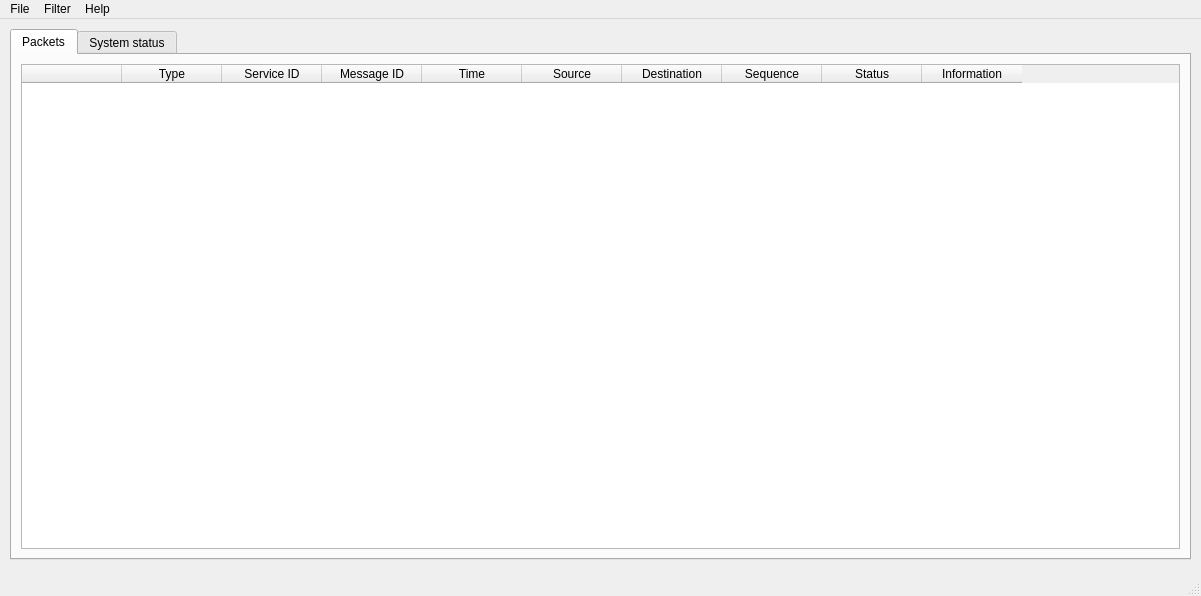
<?xml version="1.0" encoding="UTF-8"?>
<ui version="4.0">
 <class>MainView</class>
 <widget class="QMainWindow" name="MainView">
  <property name="geometry">
   <rect>
    <x>0</x>
    <y>0</y>
    <width>1201</width>
    <height>596</height>
   </rect>
  </property>
  <property name="windowTitle">
   <string>Application</string>
  </property>
  <widget class="QWidget" name="centralwidget">
   <widget class="QLabel" name="label">
    <property name="geometry">
     <rect>
      <x>1140</x>
      <y>0</y>
      <width>51</width>
      <height>31</height>
     </rect>
    </property>
    <property name="text">
     <string>&lt;html&gt;&lt;head/&gt;&lt;body&gt;&lt;p&gt;&lt;img src=&quot;Views/Views_Ui/images/logo_gmv.svg&quot; width=&quot;125&quot; height=&quot;70&quot;/&gt;&lt;/p&gt;&lt;/body&gt;&lt;/html&gt;</string>
    </property>
    <property name="scaledContents">
     <bool>true</bool>
    </property>
   </widget>
   <widget class="QTabWidget" name="tabWidget">
    <property name="geometry">
     <rect>
      <x>10</x>
      <y>10</y>
      <width>1181</width>
      <height>531</height>
     </rect>
    </property>
    <property name="currentIndex">
     <number>0</number>
    </property>
    <widget class="QWidget" name="packetTab">
     <attribute name="title">
      <string>Packets</string>
     </attribute>
     <layout class="QGridLayout" name="gridLayout">
      <item row="0" column="0">
       <widget class="QTableWidget" name="packagesTable">
        <column>
         <property name="text">
          <string/>
         </property>
        </column>
        <column>
         <property name="text">
          <string>Type</string>
         </property>
        </column>
        <column>
         <property name="text">
          <string>Service ID</string>
         </property>
        </column>
        <column>
         <property name="text">
          <string>Message ID</string>
         </property>
        </column>
        <column>
         <property name="text">
          <string>Time</string>
         </property>
        </column>
        <column>
         <property name="text">
          <string>Source</string>
         </property>
        </column>
        <column>
         <property name="text">
          <string>Destination</string>
         </property>
        </column>
        <column>
         <property name="text">
          <string>Sequence</string>
         </property>
        </column>
        <column>
         <property name="text">
          <string>Status</string>
         </property>
        </column>
        <column>
         <property name="text">
          <string>Information</string>
         </property>
        </column>
       </widget>
      </item>
     </layout>
    </widget>
    <widget class="QWidget" name="statusTab">
     <attribute name="title">
      <string>System status</string>
     </attribute>
     <widget class="QListWidget" name="paramsList">
      <property name="geometry">
       <rect>
        <x>10</x>
        <y>60</y>
        <width>361</width>
        <height>431</height>
       </rect>
      </property>
     </widget>
     <widget class="QLabel" name="spacecraftTimeLbl">
      <property name="geometry">
       <rect>
        <x>10</x>
        <y>10</y>
        <width>121</width>
        <height>17</height>
       </rect>
      </property>
      <property name="text">
       <string>SpacecraftTime:</string>
      </property>
     </widget>
     <widget class="QLabel" name="label_4">
      <property name="geometry">
       <rect>
        <x>10</x>
        <y>40</y>
        <width>141</width>
        <height>17</height>
       </rect>
      </property>
      <property name="text">
       <string>System parameters</string>
      </property>
     </widget>
    </widget>
   </widget>
  </widget>
  <widget class="QMenuBar" name="menubar">
   <property name="geometry">
    <rect>
     <x>0</x>
     <y>0</y>
     <width>1201</width>
     <height>25</height>
    </rect>
   </property>
   <widget class="QMenu" name="menuFile">
    <property name="title">
     <string>File</string>
    </property>
    <addaction name="actionSave_as"/>
    <addaction name="actionLoad"/>
    <addaction name="separator"/>
    <addaction name="actionCreate_TC"/>
   </widget>
   <widget class="QMenu" name="menuHelp">
    <property name="title">
     <string>Help</string>
    </property>
    <addaction name="actionAbout_GMV"/>
   </widget>
   <widget class="QMenu" name="menuFilter">
    <property name="title">
     <string>Filter</string>
    </property>
    <addaction name="actionCreate_filter"/>
    <addaction name="actionDelete_filter"/>
   </widget>
   <addaction name="menuFile"/>
   <addaction name="menuFilter"/>
   <addaction name="menuHelp"/>
  </widget>
  <widget class="QStatusBar" name="statusbar"/>
  <action name="actionNew_connection">
   <property name="text">
    <string>New connection</string>
   </property>
  </action>
  <action name="actionSave_as">
   <property name="text">
    <string>Save as ...</string>
   </property>
  </action>
  <action name="actionLoad">
   <property name="text">
    <string>Load</string>
   </property>
  </action>
  <action name="actionAbout_GMV">
   <property name="text">
    <string>About GMV</string>
   </property>
  </action>
  <action name="actionCreate_TC">
   <property name="text">
    <string>Create TC</string>
   </property>
  </action>
  <action name="actionCreate_filter">
   <property name="text">
    <string>Create filter</string>
   </property>
  </action>
  <action name="actionDelete_filter">
   <property name="text">
    <string>Delete filter</string>
   </property>
  </action>
 </widget>
 <resources>
  <include location="../images.qrc"/>
 </resources>
 <connections/>
</ui>
